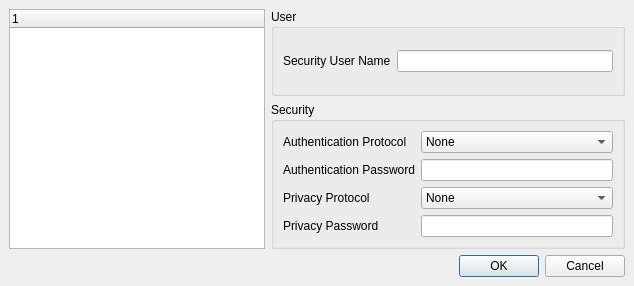
<?xml version="1.0" encoding="UTF-8"?>
<ui version="4.0">
 <comment>
    Copyright (C) 2004-2011 Martin Jolicoeur (snmpb1@gmail.com) 

    This file is part of the SnmpB project 
    (http://sourceforge.net/projects/snmpb)

    This program is free software: you can redistribute it and/or modify
    it under the terms of the GNU General Public License as published by
    the Free Software Foundation, either version 2 of the License, or
    (at your option) any later version.

    This program is distributed in the hope that it will be useful,
    but WITHOUT ANY WARRANTY; without even the implied warranty of
    MERCHANTABILITY or FITNESS FOR A PARTICULAR PURPOSE.  See the
    GNU General Public License for more details.

    You should have received a copy of the GNU General Public License
    along with this program.  If not, see http://www.gnu.org/licenses/.
</comment>
 <class>USMProfile</class>
 <widget class="QDialog" name="USMProfile">
  <property name="geometry">
   <rect>
    <x>0</x>
    <y>0</y>
    <width>634</width>
    <height>286</height>
   </rect>
  </property>
  <property name="sizePolicy">
   <sizepolicy hsizetype="Fixed" vsizetype="Fixed">
    <horstretch>0</horstretch>
    <verstretch>0</verstretch>
   </sizepolicy>
  </property>
  <property name="windowTitle">
   <string>USM Profiles</string>
  </property>
  <property name="windowIcon">
   <iconset>
    <normaloff>images/snmpb.png</normaloff>images/snmpb.png</iconset>
  </property>
  <layout class="QGridLayout">
   <property name="leftMargin">
    <number>9</number>
   </property>
   <property name="topMargin">
    <number>9</number>
   </property>
   <property name="rightMargin">
    <number>9</number>
   </property>
   <property name="bottomMargin">
    <number>9</number>
   </property>
   <property name="spacing">
    <number>6</number>
   </property>
   <item row="2" column="0" colspan="2">
    <widget class="QDialogButtonBox" name="OKCancelBox">
     <property name="orientation">
      <enum>Qt::Horizontal</enum>
     </property>
     <property name="standardButtons">
      <set>QDialogButtonBox::Cancel|QDialogButtonBox::Ok</set>
     </property>
    </widget>
   </item>
   <item row="0" column="0" rowspan="2">
    <widget class="QTreeWidget" name="ProfileTree">
     <property name="sizePolicy">
      <sizepolicy hsizetype="Preferred" vsizetype="Preferred">
       <horstretch>0</horstretch>
       <verstretch>0</verstretch>
      </sizepolicy>
     </property>
     <column>
      <property name="text">
       <string notr="true">1</string>
      </property>
     </column>
    </widget>
   </item>
   <item row="1" column="1">
    <widget class="QGroupBox" name="Security">
     <property name="title">
      <string>Security</string>
     </property>
     <layout class="QGridLayout">
      <property name="leftMargin">
       <number>9</number>
      </property>
      <property name="topMargin">
       <number>9</number>
      </property>
      <property name="rightMargin">
       <number>9</number>
      </property>
      <property name="bottomMargin">
       <number>9</number>
      </property>
      <property name="spacing">
       <number>6</number>
      </property>
      <item row="3" column="1">
       <widget class="QLineEdit" name="PrivPass">
        <property name="echoMode">
         <enum>QLineEdit::Password</enum>
        </property>
       </widget>
      </item>
      <item row="2" column="1">
       <widget class="QComboBox" name="PrivProtocol">
        <item>
         <property name="text">
          <string>None</string>
         </property>
        </item>
        <item>
         <property name="text">
          <string>DES</string>
         </property>
        </item>
        <item>
         <property name="text">
          <string>3DES</string>
         </property>
        </item>
        <item>
         <property name="text">
          <string>IDEA</string>
         </property>
        </item>
        <item>
         <property name="text">
          <string>AES128</string>
         </property>
        </item>
        <item>
         <property name="text">
          <string>AES192</string>
         </property>
        </item>
        <item>
         <property name="text">
          <string>AES256</string>
         </property>
        </item>
       </widget>
      </item>
      <item row="1" column="1">
       <widget class="QLineEdit" name="AuthPass">
        <property name="echoMode">
         <enum>QLineEdit::Password</enum>
        </property>
       </widget>
      </item>
      <item row="0" column="1">
       <widget class="QComboBox" name="AuthProtocol">
        <item>
         <property name="text">
          <string>None</string>
         </property>
        </item>
        <item>
         <property name="text">
          <string>MD5</string>
         </property>
        </item>
        <item>
         <property name="text">
          <string>SHA-1</string>
         </property>
        </item>
        <item>
         <property name="text">
          <string>SHA-2-224</string>
         </property>
        </item>
        <item>
         <property name="text">
          <string>SHA-2-256</string>
         </property>
        </item>
        <item>
         <property name="text">
          <string>SHA-2-384</string>
         </property>
        </item>
        <item>
         <property name="text">
          <string>SHA-2-512</string>
         </property>
        </item>
       </widget>
      </item>
      <item row="2" column="0">
       <widget class="QLabel" name="PrivProtocolL">
        <property name="text">
         <string>Privacy Protocol</string>
        </property>
       </widget>
      </item>
      <item row="1" column="0">
       <widget class="QLabel" name="AuthPassL">
        <property name="text">
         <string>Authentication Password</string>
        </property>
       </widget>
      </item>
      <item row="0" column="0">
       <widget class="QLabel" name="AuthProtocolL">
        <property name="text">
         <string>Authentication Protocol</string>
        </property>
       </widget>
      </item>
      <item row="3" column="0">
       <widget class="QLabel" name="PrivPassL">
        <property name="text">
         <string>Privacy Password</string>
        </property>
       </widget>
      </item>
     </layout>
    </widget>
   </item>
   <item row="0" column="1">
    <widget class="QGroupBox" name="User">
     <property name="title">
      <string>User</string>
     </property>
     <layout class="QGridLayout">
      <property name="leftMargin">
       <number>9</number>
      </property>
      <property name="topMargin">
       <number>9</number>
      </property>
      <property name="rightMargin">
       <number>9</number>
      </property>
      <property name="bottomMargin">
       <number>9</number>
      </property>
      <property name="spacing">
       <number>6</number>
      </property>
      <item row="0" column="1">
       <widget class="QLineEdit" name="SecName"/>
      </item>
      <item row="0" column="0">
       <widget class="QLabel" name="SecNameL">
        <property name="text">
         <string>Security User Name</string>
        </property>
       </widget>
      </item>
     </layout>
    </widget>
   </item>
  </layout>
 </widget>
 <tabstops>
  <tabstop>ProfileTree</tabstop>
  <tabstop>SecName</tabstop>
  <tabstop>AuthProtocol</tabstop>
  <tabstop>AuthPass</tabstop>
  <tabstop>PrivProtocol</tabstop>
  <tabstop>PrivPass</tabstop>
  <tabstop>OKCancelBox</tabstop>
 </tabstops>
 <resources/>
 <connections>
  <connection>
   <sender>OKCancelBox</sender>
   <signal>accepted()</signal>
   <receiver>USMProfile</receiver>
   <slot>accept()</slot>
   <hints>
    <hint type="sourcelabel">
     <x>258</x>
     <y>499</y>
    </hint>
    <hint type="destinationlabel">
     <x>157</x>
     <y>274</y>
    </hint>
   </hints>
  </connection>
  <connection>
   <sender>OKCancelBox</sender>
   <signal>rejected()</signal>
   <receiver>USMProfile</receiver>
   <slot>reject()</slot>
   <hints>
    <hint type="sourcelabel">
     <x>326</x>
     <y>499</y>
    </hint>
    <hint type="destinationlabel">
     <x>286</x>
     <y>274</y>
    </hint>
   </hints>
  </connection>
 </connections>
</ui>
